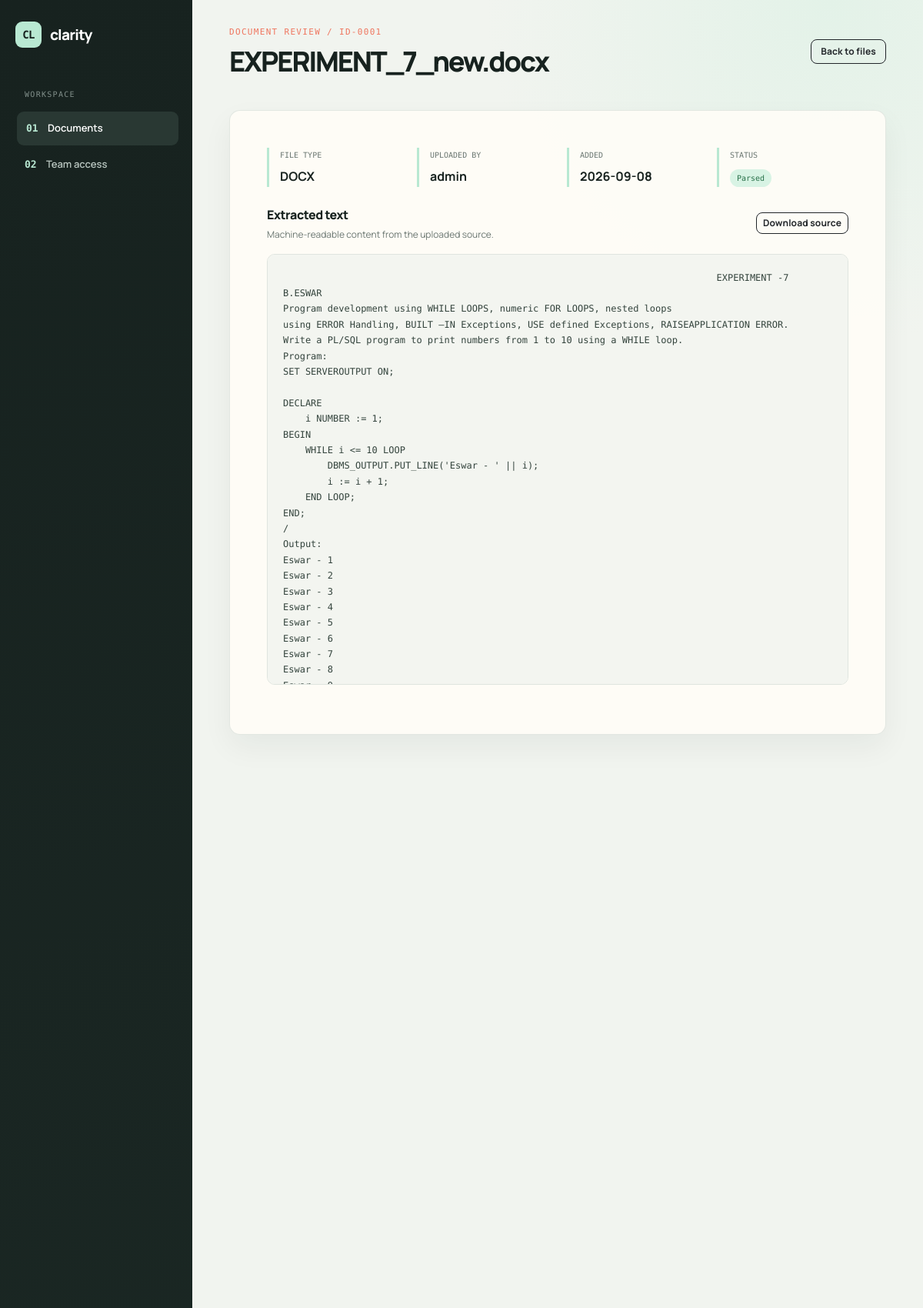
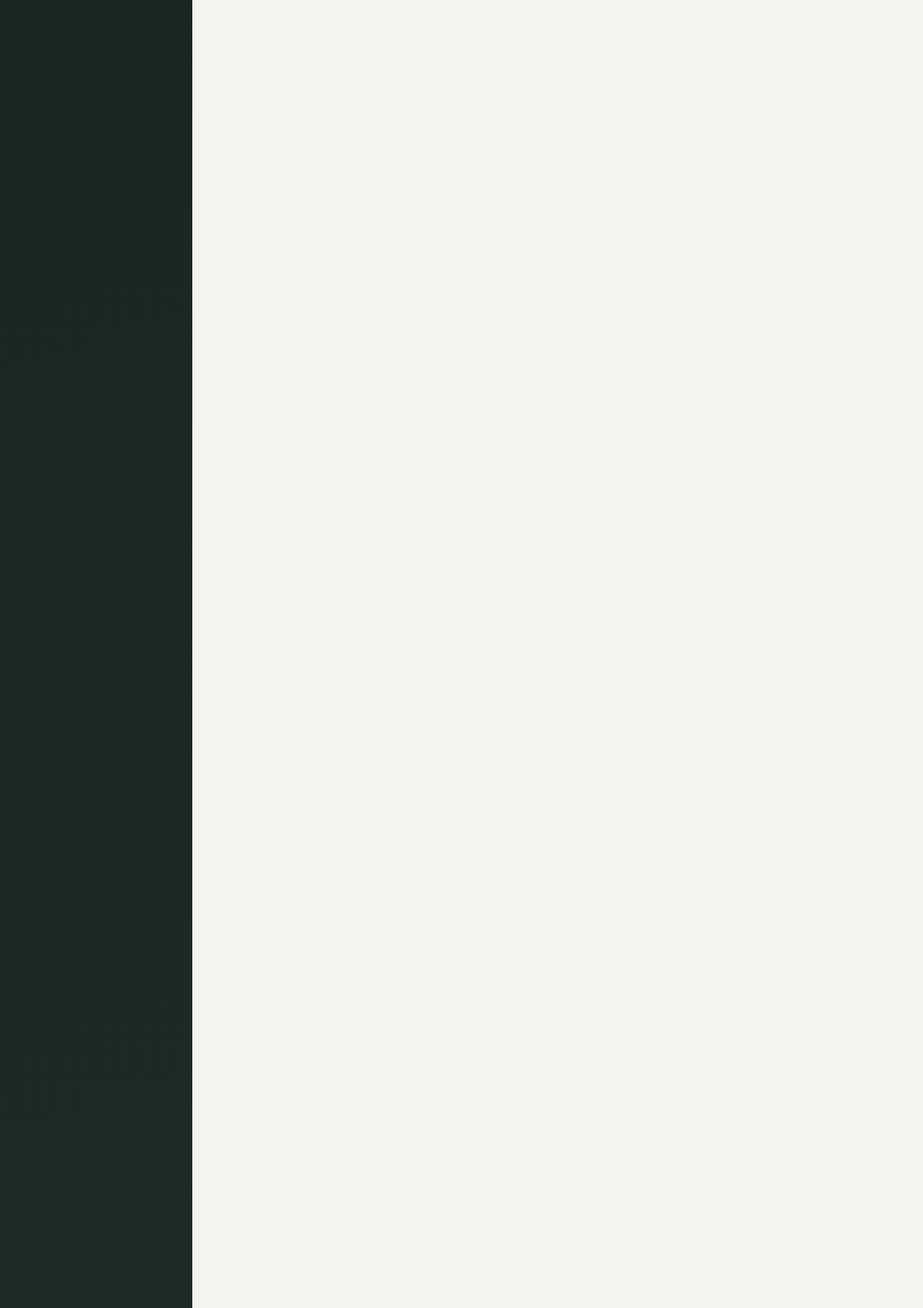
/document/1 (signed in, upper part), run on the app's committed database (2 pictures, top to bottom).
### tables this page shows
CREATE TABLE documents (
            document_id INTEGER PRIMARY KEY AUTOINCREMENT,
            file_name TEXT NOT NULL,
            stored_name TEXT NOT NULL,
            file_path TEXT NOT NULL,
            uploaded_by INTEGER NOT NULL,
            upload_date TEXT NOT NULL,
            document_type TEXT,
            extracted_text TEXT,
            status TEXT NOT NULL,
            FOREIGN KEY(uploaded_by) REFERENCES users(user_id)
        );

CREATE TABLE users (
            user_id INTEGER PRIMARY KEY AUTOINCREMENT,
            username TEXT UNIQUE NOT NULL,
            password TEXT NOT NULL,
            email TEXT,
            role TEXT NOT NULL,
            created_at TEXT NOT NULL
        );

### app.py (the view)
@app.route("/document/<int:document_id>")
@login_required
def document_view(document_id):
    conn = db()
    document = conn.execute("""
        SELECT d.*, u.username FROM documents d
        JOIN users u ON d.uploaded_by=u.user_id
        WHERE d.document_id=?
    """, (document_id,)).fetchone()
    conn.close()
    if not document:
        flash("Document not found.", "danger")
        return redirect(url_for("dashboard"))
    return render_template("document.html", document=document)

### app.py (called while the page is built)
def db():
    conn = sqlite3.connect(DB_PATH)
    conn.row_factory = sqlite3.Row
    return conn

def login_required(f):
    @wraps(f)
    def wrapper(*args, **kwargs):
        if "user_id" not in session:
            flash("Please login first.", "warning")
            return redirect(url_for("login"))
        return f(*args, **kwargs)
    return wrapper

### templates/document.html (shortened to what this page needs)
{% extends "base.html" %}
{% block content %}
<div class="topline"><div><div class="eyebrow">Document review / ID-{{ '%04d'|format(document.document_id) }}</div><h1 class="page-title">{{ document.file_name }}</h1></div><a class="btn btn-outline-dark" href="{{ url_for('dashboard') }}">Back to files</a></div>
<div class="workspace-card p-4 p-md-5">
<div class="row g-4 mb-4">
<div class="col-sm-3"><div class="metric"><div class="metric-label">File type</div><div class="mt-2 fw-bold">{{ document.document_type }}</div></div></div>
<div class="col-sm-3"><div class="metric"><div class="metric-label">Uploaded by</div><div class="mt-2 fw-bold">{{ document.username }}</div></div></div>
<div class="col-sm-3"><div class="metric"><div class="metric-label">Added</div><div class="mt-2 fw-bold">{{ document.upload_date[:10] }}</div></div></div>
<div class="col-sm-3"><div class="metric"><div class="metric-label">Status</div><div class="mt-2"><span class="status {% if document.status=='Parsed' %}status-parsed{% else %}status-failed{% endif %}">{{ document.status }}</span></div></div></div>
</div>
<div class="d-flex justify-content-between align-items-center mb-3"><div><div class="card-heading">Extracted text</div><div class="card-subtitle">Machine-readable content from the uploaded source.</div></div><a class="btn btn-sm btn-outline-dark" href="{{ url_for('download', document_id=document.document_id) }}">Download source</a></div>
<pre>{{ document.extracted_text or "No text could be extracted." }}</pre>
</div>
{% endblock %}

### templates/base.html (style rules this page uses)
:root { --ink:#17221f; --muted:#6b7772; --paper:#f1f4ef; --line:#dfe5df; --mint:#b8e8d2; --coral:#ef765f; --cream:#fffdf8; }
* { box-sizing:border-box; }
body { background:radial-gradient(circle at 90% 0%, #e3f2e8 0, transparent 28rem), var(--paper); color:var(--ink); font-family:'Manrope',sans-serif; min-height:100vh; }
.topline { align-items:center; display:flex; justify-content:space-between; margin-bottom:42px; }
.eyebrow { color:var(--coral); font-family:'DM Mono',monospace; font-size:11px; letter-spacing:.12em; text-transform:uppercase; }
.page-title { font-size:clamp(26px, 3vw, 38px); font-weight:800; letter-spacing:-.06em; margin:7px 0 0; }
.workspace-card { background:rgba(255,253,248,.88); border:1px solid rgba(223,229,223,.9); border-radius:14px; box-shadow:0 16px 38px rgba(23,34,31,.055); }
.card-heading { font-size:16px; font-weight:800; letter-spacing:-.03em; }
.card-subtitle { color:var(--muted); font-size:12px; margin-top:5px; }
.btn { border-radius:8px; font-size:12px; font-weight:700; letter-spacing:.01em; }
.metric { border-left:3px solid var(--mint); padding:2px 0 2px 14px; }
.metric-label { color:var(--muted); font-family:'DM Mono',monospace; font-size:10px; text-transform:uppercase; }
.status { border-radius:20px; font-family:'DM Mono',monospace; font-size:10px; padding:6px 9px; }
.status-parsed { background:#d8f3e4; color:#287049; }
pre { background:#f3f5f0; border:1px solid var(--line); border-radius:10px; color:#34443d; font-family:'DM Mono',monospace; font-size:12px; line-height:1.7; max-height:560px; min-height:180px; overflow:auto; padding:20px; white-space:pre-wrap; word-wrap:break-word; }

### data on the page
documents: document_id "0001", file_name "EXPERIMENT_7_new.docx", document_type "DOCX", upload_date "2026-09-08", status "Parsed", extracted_text "EXPERIMENT -7 B.ESWAR Program development using WHILE LOOPS, numeric FOR LOOPS, nested loops using ERROR Handling, BUILT –IN Exceptions, USE defined Exceptions, RAISEAPPLICATION ERROR. Write a PL/SQL program to print numbers from 1 to 10 using a WHILE loop. Program: SET SERVEROUTPUT ON; DECLARE i NUMBER := 1; BEGIN WHILE i <= 10 LOOP DBMS_OUTPUT.PUT_LINE('Eswar - ' || i); i := i + 1; END LOOP; END; / Output: Eswar - 1 Eswar - 2 Eswar - 3 Eswar - 4 Eswar - 5 Eswar - 6 Eswar - 7 Eswar - 8…"
users: username "admin"
